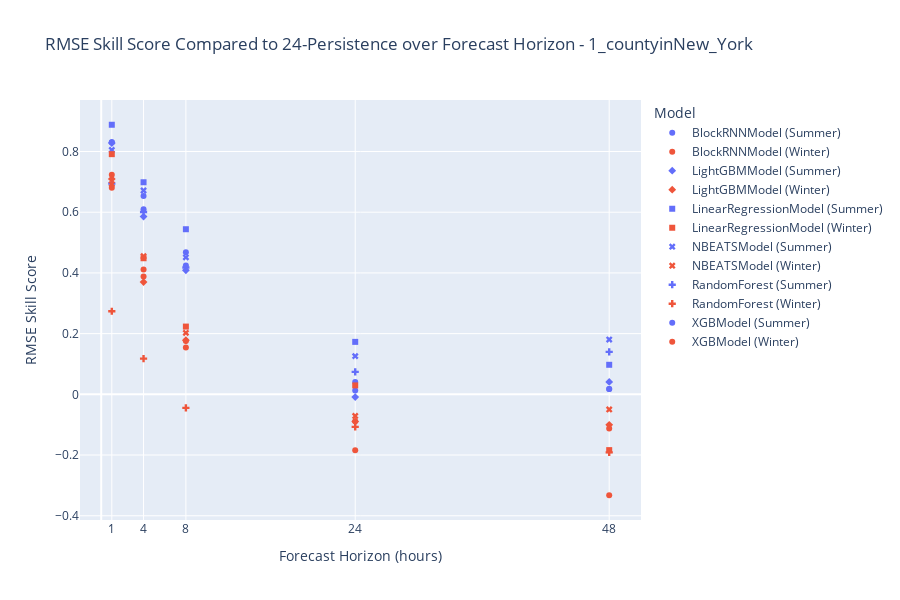
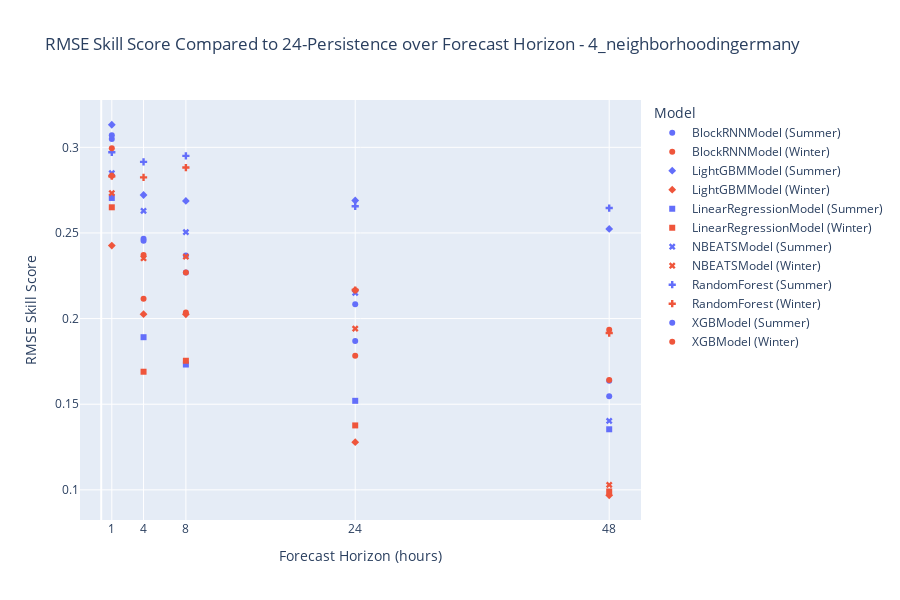
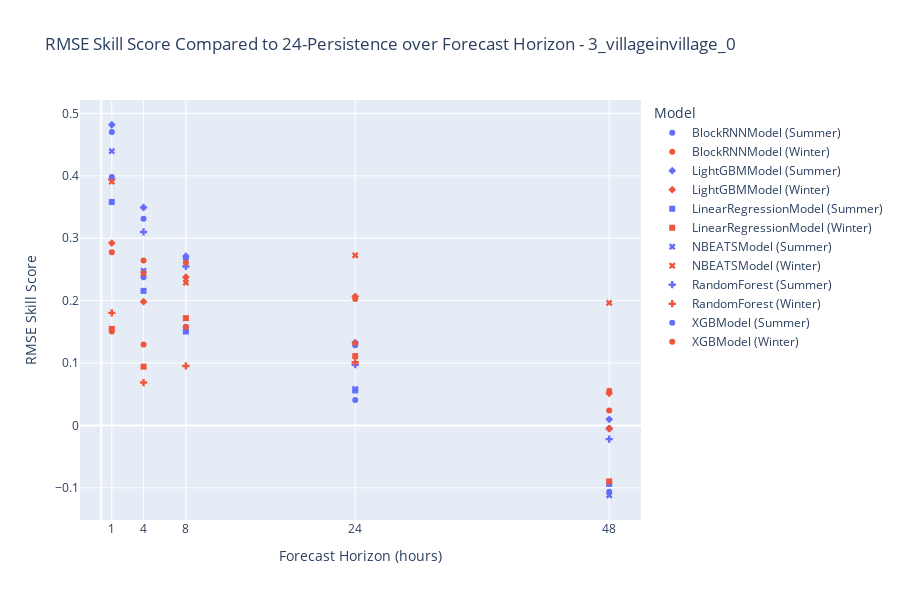
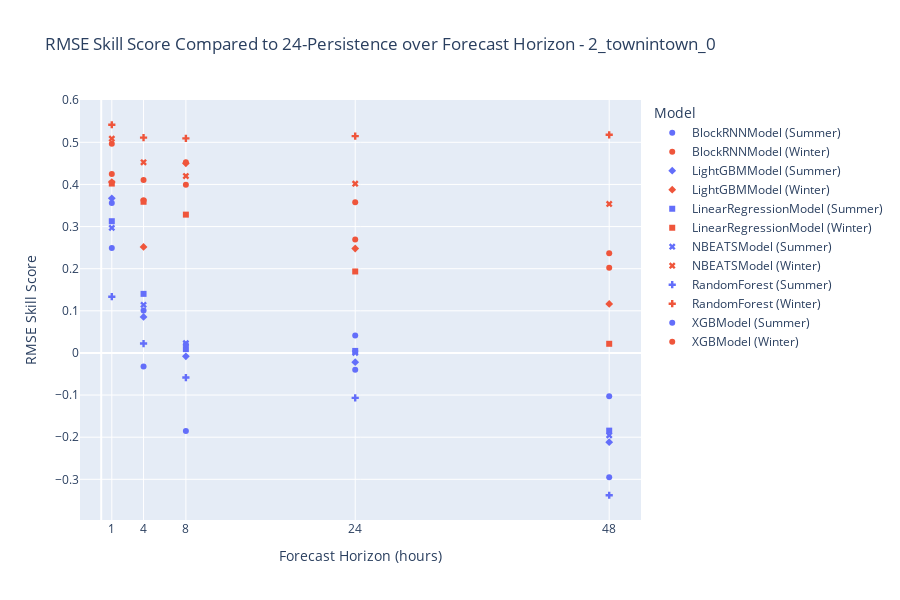

The notebook cell saved with these charts, in order:
### Markdown cell above
## Results Exploration (Interactive Plots)

[![](https://raw.githubusercontent.com/wandb/assets/main/wandb-github-badge-gradient.svg)](https://wandb.ai/wattcast/WattCast)

### Code cell
for name, df in dfs_sorted.items():

    # Define colors and shapes based on the season and model
    season2color = {'Summer': 'orange', 'Winter': 'blue'}
    color2season = {v: k for k, v in season2color.items()}
    model2shape = {
        'RandomForest': 'circle',
        'LightGBMModel': 'square',
        'XGBModel': 'diamond',
        'BlockRNNModel': 'cross',
        'NBEATSModel': 'triangle-up',
        'LinearRegressionModel': 'star'
    }
    shape2model = {v: k for k, v in model2shape.items()}




    # Map the colors and shapes to the DataFrame
    df['color'] = df['season'].map(season2color)
    df['shape'] = df['model'].map(model2shape)

    # Create the scatter plot
    fig = px.scatter(
        df,
        x='horizon_in_hours',
        y='rmse_skill_score',
        color='color',
        symbol='shape',
        #symbol_sequence= list(model2shape.values()),
        hover_data=['model'],
        title=f'RMSE Skill Score Compared to 24-Persistence over Forecast Horizon - {name}',
        labels={'rmse_skill_score': 'RMSE Skill Score', 'horizon_in_hours': 'Forecast Horizon (hours)'}

            
    )

    # set the x ticks and rename the legend
    fig.update_layout(
        xaxis=dict(
            tickmode='array',
            tickvals=[1, 4, 8, 24, 48],
        ),
        legend_title_text='Model',
    )

    for i in range(len(fig.data)):
        current_name = fig.data[i]['name']
        color, shape = current_name.split(', ')
        fig.data[i]['name'] = f'{shape2model[shape]} ({color2season[color]})'
        fig.data[i]['legendgroup'] = f'{shape2model[shape]}'

    # Update the figure size
    fig.update_layout(width=900, height=600)
    
    fig.show()

### Figure 1 — Plotly figure (JSON) as saved in the notebook; plotly's stock layout.template omitted (floating-point values rounded to 4 significant figures)
{"data": [{"customdata": [["BlockRNNModel"], ["BlockRNNModel"], ["BlockRNNModel"], ["BlockRNNModel"], ["BlockRNNModel"]], "hovertemplate": "color=orange<br>shape=cross<br>Forecast Horizon (hours)=%{x}<br>RMSE Skill Score=%{y}<br>model=%{customdata[0]}<extra></extra>", "legendgroup": "BlockRNNModel", "marker": {"color": "#636efa", "symbol": "circle"}, "mode": "markers", "name": "BlockRNNModel (Summer)", "orientation": "v", "showlegend": true, "type": "scatter", "x": [1, 4, 8, 24, 48], "xaxis": "x", "y": [0.8301, 0.6538, 0.4677, 0.04045, 0.01783], "yaxis": "y"}, {"customdata": [["LightGBMModel"], ["LightGBMModel"], ["LightGBMModel"], ["LightGBMModel"], ["LightGBMModel"]], "hovertemplate": "color=orange<br>shape=square<br>Forecast Horizon (hours)=%{x}<br>RMSE Skill Score=%{y}<br>model=%{customdata[0]}<extra></extra>", "legendgroup": "LightGBMModel", "marker": {"color": "#636efa", "symbol": "diamond"}, "mode": "markers", "name": "LightGBMModel (Summer)", "orientation": "v", "showlegend": true, "type": "scatter", "x": [1, 4, 8, 24, 48], "xaxis": "x", "y": [0.8277, 0.5855, 0.4084, -0.008872, 0.04096], "yaxis": "y"}, {"customdata": [["LinearRegressionModel"], ["LinearRegressionModel"], ["LinearRegressionModel"], ["LinearRegressionModel"], ["LinearRegressionModel"]], "hovertemplate": "color=orange<br>shape=star<br>Forecast Horizon (hours)=%{x}<br>RMSE Skill Score=%{y}<br>model=%{customdata[0]}<extra></extra>", "legendgroup": "LinearRegressionModel", "marker": {"color": "#636efa", "symbol": "square"}, "mode": "markers", "name": "LinearRegressionModel (Summer)", "orientation": "v", "showlegend": true, "type": "scatter", "x": [1, 4, 8, 24, 48], "xaxis": "x", "y": [0.8881, 0.6987, 0.5439, 0.1728, 0.09734], "yaxis": "y"}, {"customdata": [["NBEATSModel"], ["NBEATSModel"], ["NBEATSModel"], ["NBEATSModel"], ["NBEATSModel"]], "hovertemplate": "color=orange<br>shape=triangle-up<br>Forecast Horizon (hours)=%{x}<br>RMSE Skill Score=%{y}<br>model=%{customdata[0]}<extra></extra>", "legendgroup": "NBEATSModel", "marker": {"color": "#636efa", "symbol": "x"}, "mode": "markers", "name": "NBEATSModel (Summer)", "orientation": "v", "showlegend": true, "type": "scatter", "x": [1, 4, 8, 24, 48], "xaxis": "x", "y": [0.805, 0.6714, 0.4512, 0.1257, 0.1806], "yaxis": "y"}, {"customdata": [["RandomForest"], ["RandomForest"], ["RandomForest"], ["RandomForest"], ["RandomForest"]], "hovertemplate": "color=orange<br>shape=circle<br>Forecast Horizon (hours)=%{x}<br>RMSE Skill Score=%{y}<br>model=%{customdata[0]}<extra></extra>", "legendgroup": "RandomForest", "marker": {"color": "#636efa", "symbol": "cross"}, "mode": "markers", "name": "RandomForest (Summer)", "orientation": "v", "showlegend": true, "type": "scatter", "x": [1, 4, 8, 24, 48], "xaxis": "x", "y": [0.6944, 0.6007, 0.4179, 0.074, 0.14], "yaxis": "y"}, {"customdata": [["XGBModel"], ["XGBModel"], ["XGBModel"], ["XGBModel"], ["XGBModel"]], "hovertemplate": "color=orange<br>shape=diamond<br>Forecast Horizon (hours)=%{x}<br>RMSE Skill Score=%{y}<br>model=%{customdata[0]}<extra></extra>", "legendgroup": "XGBModel", "marker": {"color": "#636efa", "symbol": "circle"}, "mode": "markers", "name": "XGBModel (Summer)", "orientation": "v", "showlegend": true, "type": "scatter", "x": [1, 4, 8, 24, 48], "xaxis": "x", "y": [0.8308, 0.6097, 0.4247, 0.01257, 0.01746], "yaxis": "y"}, {"customdata": [["BlockRNNModel"], ["BlockRNNModel"], ["BlockRNNModel"], ["BlockRNNModel"], ["BlockRNNModel"]], "hovertemplate": "color=blue<br>shape=cross<br>Forecast Horizon (hours)=%{x}<br>RMSE Skill Score=%{y}<br>model=%{customdata[0]}<extra></extra>", "legendgroup": "BlockRNNModel", "marker": {"color": "#EF553B", "symbol": "circle"}, "mode": "markers", "name": "BlockRNNModel (Winter)", "orientation": "v", "showlegend": true, "type": "scatter", "x": [1, 4, 8, 24, 48], "xaxis": "x", "y": [0.6807, 0.4112, 0.1541, -0.1844, -0.3325], "yaxis": "y"}, {"customdata": [["LightGBMModel"], ["LightGBMModel"], ["LightGBMModel"], ["LightGBMModel"], ["LightGBMModel"]], "hovertemplate": "color=blue<br>shape=square<br>Forecast Horizon (hours)=%{x}<br>RMSE Skill Score=%{y}<br>model=%{customdata[0]}<extra></extra>", "legendgroup": "LightGBMModel", "marker": {"color": "#EF553B", "symbol": "diamond"}, "mode": "markers", "name": "LightGBMModel (Winter)", "orientation": "v", "showlegend": true, "type": "scatter", "x": [1, 4, 8, 24, 48], "xaxis": "x", "y": [0.7096, 0.37, 0.1782, -0.08989, -0.1005], "yaxis": "y"}, {"customdata": [["LinearRegressionModel"], ["LinearRegressionModel"], ["LinearRegressionModel"], ["LinearRegressionModel"], ["LinearRegressionModel"]], "hovertemplate": "color=blue<br>shape=star<br>Forecast Horizon (hours)=%{x}<br>RMSE Skill Score=%{y}<br>model=%{customdata[0]}<extra></extra>", "legendgroup": "LinearRegressionModel", "marker": {"color": "#EF553B", "symbol": "square"}, "mode": "markers", "name": "LinearRegressionModel (Winter)", "orientation": "v", "showlegend": true, "type": "scatter", "x": [1, 4, 8, 24, 48], "xaxis": "x", "y": [0.7913, 0.4483, 0.2232, 0.02939, -0.1838], "yaxis": "y"}, {"customdata": [["NBEATSModel"], ["NBEATSModel"], ["NBEATSModel"], ["NBEATSModel"], ["NBEATSModel"]], "hovertemplate": "color=blue<br>shape=triangle-up<br>Forecast Horizon (hours)=%{x}<br>RMSE Skill Score=%{y}<br>model=%{customdata[0]}<extra></extra>", "legendgroup": "NBEATSModel", "marker": {"color": "#EF553B", "symbol": "x"}, "mode": "markers", "name": "NBEATSModel (Winter)", "orientation": "v", "showlegend": true, "type": "scatter", "x": [1, 4, 8, 24, 48], "xaxis": "x", "y": [0.6927, 0.4548, 0.2026, -0.07125, -0.04973], "yaxis": "y"}, {"customdata": [["RandomForest"], ["RandomForest"], ["RandomForest"], ["RandomForest"], ["RandomForest"]], "hovertemplate": "color=blue<br>shape=circle<br>Forecast Horizon (hours)=%{x}<br>RMSE Skill Score=%{y}<br>model=%{customdata[0]}<extra></extra>", "legendgroup": "RandomForest", "marker": {"color": "#EF553B", "symbol": "cross"}, "mode": "markers", "name": "RandomForest (Winter)", "orientation": "v", "showlegend": true, "type": "scatter", "x": [1, 4, 8, 24, 48], "xaxis": "x", "y": [0.2737, 0.1178, -0.04449, -0.1073, -0.1911], "yaxis": "y"}, {"customdata": [["XGBModel"], ["XGBModel"], ["XGBModel"], ["XGBModel"], ["XGBModel"]], "hovertemplate": "color=blue<br>shape=diamond<br>Forecast Horizon (hours)=%{x}<br>RMSE Skill Score=%{y}<br>model=%{customdata[0]}<extra></extra>", "legendgroup": "XGBModel", "marker": {"color": "#EF553B", "symbol": "circle"}, "mode": "markers", "name": "XGBModel (Winter)", "orientation": "v", "showlegend": true, "type": "scatter", "x": [1, 4, 8, 24, 48], "xaxis": "x", "y": [0.7236, 0.3881, 0.1754, -0.08842, -0.1127], "yaxis": "y"}], "layout": {"height": 600, "legend": {"title": {"text": "Model"}, "tracegroupgap": 0}, "title": {"text": "RMSE Skill Score Compared to 24-Persistence over Forecast Horizon - 1_countyinNew_York"}, "width": 900, "xaxis": {"anchor": "y", "domain": [0, 1], "tickmode": "array", "tickvals": [1, 4, 8, 24, 48], "title": {"text": "Forecast Horizon (hours)"}}, "yaxis": {"anchor": "x", "domain": [0, 1], "title": {"text": "RMSE Skill Score"}}}}

### Figure 2 — Plotly figure (JSON) as saved in the notebook; plotly's stock layout.template omitted (floating-point values rounded to 4 significant figures)
{"data": [{"customdata": [["BlockRNNModel"], ["BlockRNNModel"], ["BlockRNNModel"], ["BlockRNNModel"], ["BlockRNNModel"]], "hovertemplate": "color=orange<br>shape=cross<br>Forecast Horizon (hours)=%{x}<br>RMSE Skill Score=%{y}<br>model=%{customdata[0]}<extra></extra>", "legendgroup": "BlockRNNModel", "marker": {"color": "#636efa", "symbol": "circle"}, "mode": "markers", "name": "BlockRNNModel (Summer)", "orientation": "v", "showlegend": true, "type": "scatter", "x": [1, 4, 8, 24, 48], "xaxis": "x", "y": [0.3049, 0.2454, 0.2369, 0.2084, 0.1547], "yaxis": "y"}, {"customdata": [["LightGBMModel"], ["LightGBMModel"], ["LightGBMModel"], ["LightGBMModel"], ["LightGBMModel"]], "hovertemplate": "color=orange<br>shape=square<br>Forecast Horizon (hours)=%{x}<br>RMSE Skill Score=%{y}<br>model=%{customdata[0]}<extra></extra>", "legendgroup": "LightGBMModel", "marker": {"color": "#636efa", "symbol": "diamond"}, "mode": "markers", "name": "LightGBMModel (Summer)", "orientation": "v", "showlegend": true, "type": "scatter", "x": [1, 4, 8, 24, 48], "xaxis": "x", "y": [0.3132, 0.2722, 0.2687, 0.2689, 0.2524], "yaxis": "y"}, {"customdata": [["LinearRegressionModel"], ["LinearRegressionModel"], ["LinearRegressionModel"], ["LinearRegressionModel"], ["LinearRegressionModel"]], "hovertemplate": "color=orange<br>shape=star<br>Forecast Horizon (hours)=%{x}<br>RMSE Skill Score=%{y}<br>model=%{customdata[0]}<extra></extra>", "legendgroup": "LinearRegressionModel", "marker": {"color": "#636efa", "symbol": "square"}, "mode": "markers", "name": "LinearRegressionModel (Summer)", "orientation": "v", "showlegend": true, "type": "scatter", "x": [1, 4, 8, 24, 48], "xaxis": "x", "y": [0.2704, 0.1891, 0.1732, 0.152, 0.1354], "yaxis": "y"}, {"customdata": [["NBEATSModel"], ["NBEATSModel"], ["NBEATSModel"], ["NBEATSModel"], ["NBEATSModel"]], "hovertemplate": "color=orange<br>shape=triangle-up<br>Forecast Horizon (hours)=%{x}<br>RMSE Skill Score=%{y}<br>model=%{customdata[0]}<extra></extra>", "legendgroup": "NBEATSModel", "marker": {"color": "#636efa", "symbol": "x"}, "mode": "markers", "name": "NBEATSModel (Summer)", "orientation": "v", "showlegend": true, "type": "scatter", "x": [1, 4, 8, 24, 48], "xaxis": "x", "y": [0.2849, 0.2629, 0.2505, 0.215, 0.1403], "yaxis": "y"}, {"customdata": [["RandomForest"], ["RandomForest"], ["RandomForest"], ["RandomForest"], ["RandomForest"]], "hovertemplate": "color=orange<br>shape=circle<br>Forecast Horizon (hours)=%{x}<br>RMSE Skill Score=%{y}<br>model=%{customdata[0]}<extra></extra>", "legendgroup": "RandomForest", "marker": {"color": "#636efa", "symbol": "cross"}, "mode": "markers", "name": "RandomForest (Summer)", "orientation": "v", "showlegend": true, "type": "scatter", "x": [1, 4, 8, 24, 48], "xaxis": "x", "y": [0.2971, 0.2915, 0.295, 0.2656, 0.2645], "yaxis": "y"}, {"customdata": [["XGBModel"], ["XGBModel"], ["XGBModel"], ["XGBModel"], ["XGBModel"]], "hovertemplate": "color=orange<br>shape=diamond<br>Forecast Horizon (hours)=%{x}<br>RMSE Skill Score=%{y}<br>model=%{customdata[0]}<extra></extra>", "legendgroup": "XGBModel", "marker": {"color": "#636efa", "symbol": "circle"}, "mode": "markers", "name": "XGBModel (Summer)", "orientation": "v", "showlegend": true, "type": "scatter", "x": [1, 4, 8, 24, 48], "xaxis": "x", "y": [0.307, 0.2466, 0.2269, 0.1869, 0.1637], "yaxis": "y"}, {"customdata": [["BlockRNNModel"], ["BlockRNNModel"], ["BlockRNNModel"], ["BlockRNNModel"], ["BlockRNNModel"]], "hovertemplate": "color=blue<br>shape=cross<br>Forecast Horizon (hours)=%{x}<br>RMSE Skill Score=%{y}<br>model=%{customdata[0]}<extra></extra>", "legendgroup": "BlockRNNModel", "marker": {"color": "#EF553B", "symbol": "circle"}, "mode": "markers", "name": "BlockRNNModel (Winter)", "orientation": "v", "showlegend": true, "type": "scatter", "x": [1, 4, 8, 24, 48], "xaxis": "x", "y": [0.2833, 0.2116, 0.2036, 0.2165, 0.1935], "yaxis": "y"}, {"customdata": [["LightGBMModel"], ["LightGBMModel"], ["LightGBMModel"], ["LightGBMModel"], ["LightGBMModel"]], "hovertemplate": "color=blue<br>shape=square<br>Forecast Horizon (hours)=%{x}<br>RMSE Skill Score=%{y}<br>model=%{customdata[0]}<extra></extra>", "legendgroup": "LightGBMModel", "marker": {"color": "#EF553B", "symbol": "diamond"}, "mode": "markers", "name": "LightGBMModel (Winter)", "orientation": "v", "showlegend": true, "type": "scatter", "x": [1, 4, 8, 24, 48], "xaxis": "x", "y": [0.2426, 0.2026, 0.2025, 0.1279, 0.09685], "yaxis": "y"}, {"customdata": [["LinearRegressionModel"], ["LinearRegressionModel"], ["LinearRegressionModel"], ["LinearRegressionModel"], ["LinearRegressionModel"]], "hovertemplate": "color=blue<br>shape=star<br>Forecast Horizon (hours)=%{x}<br>RMSE Skill Score=%{y}<br>model=%{customdata[0]}<extra></extra>", "legendgroup": "LinearRegressionModel", "marker": {"color": "#EF553B", "symbol": "square"}, "mode": "markers", "name": "LinearRegressionModel (Winter)", "orientation": "v", "showlegend": true, "type": "scatter", "x": [1, 4, 8, 24, 48], "xaxis": "x", "y": [0.265, 0.169, 0.1754, 0.1376, 0.09907], "yaxis": "y"}, {"customdata": [["NBEATSModel"], ["NBEATSModel"], ["NBEATSModel"], ["NBEATSModel"], ["NBEATSModel"]], "hovertemplate": "color=blue<br>shape=triangle-up<br>Forecast Horizon (hours)=%{x}<br>RMSE Skill Score=%{y}<br>model=%{customdata[0]}<extra></extra>", "legendgroup": "NBEATSModel", "marker": {"color": "#EF553B", "symbol": "x"}, "mode": "markers", "name": "NBEATSModel (Winter)", "orientation": "v", "showlegend": true, "type": "scatter", "x": [1, 4, 8, 24, 48], "xaxis": "x", "y": [0.2733, 0.2353, 0.2362, 0.1941, 0.1029], "yaxis": "y"}, {"customdata": [["RandomForest"], ["RandomForest"], ["RandomForest"], ["RandomForest"], ["RandomForest"]], "hovertemplate": "color=blue<br>shape=circle<br>Forecast Horizon (hours)=%{x}<br>RMSE Skill Score=%{y}<br>model=%{customdata[0]}<extra></extra>", "legendgroup": "RandomForest", "marker": {"color": "#EF553B", "symbol": "cross"}, "mode": "markers", "name": "RandomForest (Winter)", "orientation": "v", "showlegend": true, "type": "scatter", "x": [1, 4, 8, 24, 48], "xaxis": "x", "y": [0.2831, 0.2824, 0.2882, 0.2167, 0.1915], "yaxis": "y"}, {"customdata": [["XGBModel"], ["XGBModel"], ["XGBModel"], ["XGBModel"], ["XGBModel"]], "hovertemplate": "color=blue<br>shape=diamond<br>Forecast Horizon (hours)=%{x}<br>RMSE Skill Score=%{y}<br>model=%{customdata[0]}<extra></extra>", "legendgroup": "XGBModel", "marker": {"color": "#EF553B", "symbol": "circle"}, "mode": "markers", "name": "XGBModel (Winter)", "orientation": "v", "showlegend": true, "type": "scatter", "x": [1, 4, 8, 24, 48], "xaxis": "x", "y": [0.2995, 0.2371, 0.227, 0.1782, 0.1642], "yaxis": "y"}], "layout": {"height": 600, "legend": {"title": {"text": "Model"}, "tracegroupgap": 0}, "title": {"text": "RMSE Skill Score Compared to 24-Persistence over Forecast Horizon - 4_neighborhoodingermany"}, "width": 900, "xaxis": {"anchor": "y", "domain": [0, 1], "tickmode": "array", "tickvals": [1, 4, 8, 24, 48], "title": {"text": "Forecast Horizon (hours)"}}, "yaxis": {"anchor": "x", "domain": [0, 1], "title": {"text": "RMSE Skill Score"}}}}

### Figure 3 — Plotly figure (JSON) as saved in the notebook; plotly's stock layout.template omitted (floating-point values rounded to 4 significant figures)
{"data": [{"customdata": [["BlockRNNModel"], ["BlockRNNModel"], ["BlockRNNModel"], ["BlockRNNModel"], ["BlockRNNModel"]], "hovertemplate": "color=orange<br>shape=cross<br>Forecast Horizon (hours)=%{x}<br>RMSE Skill Score=%{y}<br>model=%{customdata[0]}<extra></extra>", "legendgroup": "BlockRNNModel", "marker": {"color": "#636efa", "symbol": "circle"}, "mode": "markers", "name": "BlockRNNModel (Summer)", "orientation": "v", "showlegend": true, "type": "scatter", "x": [1, 4, 8, 24, 48], "xaxis": "x", "y": [0.3982, 0.2372, 0.158, 0.0408, -0.1063], "yaxis": "y"}, {"customdata": [["LightGBMModel"], ["LightGBMModel"], ["LightGBMModel"], ["LightGBMModel"], ["LightGBMModel"]], "hovertemplate": "color=orange<br>shape=square<br>Forecast Horizon (hours)=%{x}<br>RMSE Skill Score=%{y}<br>model=%{customdata[0]}<extra></extra>", "legendgroup": "LightGBMModel", "marker": {"color": "#636efa", "symbol": "diamond"}, "mode": "markers", "name": "LightGBMModel (Summer)", "orientation": "v", "showlegend": true, "type": "scatter", "x": [1, 4, 8, 24, 48], "xaxis": "x", "y": [0.4818, 0.3492, 0.2711, 0.1328, 0.009667], "yaxis": "y"}, {"customdata": [["LinearRegressionModel"], ["LinearRegressionModel"], ["LinearRegressionModel"], ["LinearRegressionModel"], ["LinearRegressionModel"]], "hovertemplate": "color=orange<br>shape=star<br>Forecast Horizon (hours)=%{x}<br>RMSE Skill Score=%{y}<br>model=%{customdata[0]}<extra></extra>", "legendgroup": "LinearRegressionModel", "marker": {"color": "#636efa", "symbol": "square"}, "mode": "markers", "name": "LinearRegressionModel (Summer)", "orientation": "v", "showlegend": true, "type": "scatter", "x": [1, 4, 8, 24, 48], "xaxis": "x", "y": [0.358, 0.2156, 0.1504, 0.05599, -0.09376], "yaxis": "y"}, {"customdata": [["NBEATSModel"], ["NBEATSModel"], ["NBEATSModel"], ["NBEATSModel"], ["NBEATSModel"]], "hovertemplate": "color=orange<br>shape=triangle-up<br>Forecast Horizon (hours)=%{x}<br>RMSE Skill Score=%{y}<br>model=%{customdata[0]}<extra></extra>", "legendgroup": "NBEATSModel", "marker": {"color": "#636efa", "symbol": "x"}, "mode": "markers", "name": "NBEATSModel (Summer)", "orientation": "v", "showlegend": true, "type": "scatter", "x": [1, 4, 8, 24, 48], "xaxis": "x", "y": [0.4395, 0.2477, 0.1544, 0.05861, -0.1119], "yaxis": "y"}, {"customdata": [["RandomForest"], ["RandomForest"], ["RandomForest"], ["RandomForest"], ["RandomForest"]], "hovertemplate": "color=orange<br>shape=circle<br>Forecast Horizon (hours)=%{x}<br>RMSE Skill Score=%{y}<br>model=%{customdata[0]}<extra></extra>", "legendgroup": "RandomForest", "marker": {"color": "#636efa", "symbol": "cross"}, "mode": "markers", "name": "RandomForest (Summer)", "orientation": "v", "showlegend": true, "type": "scatter", "x": [1, 4, 8, 24, 48], "xaxis": "x", "y": [0.3942, 0.31, 0.2547, 0.0972, -0.02197], "yaxis": "y"}, {"customdata": [["XGBModel"], ["XGBModel"], ["XGBModel"], ["XGBModel"], ["XGBModel"]], "hovertemplate": "color=orange<br>shape=diamond<br>Forecast Horizon (hours)=%{x}<br>RMSE Skill Score=%{y}<br>model=%{customdata[0]}<extra></extra>", "legendgroup": "XGBModel", "marker": {"color": "#636efa", "symbol": "circle"}, "mode": "markers", "name": "XGBModel (Summer)", "orientation": "v", "showlegend": true, "type": "scatter", "x": [1, 4, 8, 24, 48], "xaxis": "x", "y": [0.4702, 0.3311, 0.2665, 0.1286, -0.004899], "yaxis": "y"}, {"customdata": [["BlockRNNModel"], ["BlockRNNModel"], ["BlockRNNModel"], ["BlockRNNModel"], ["BlockRNNModel"]], "hovertemplate": "color=blue<br>shape=cross<br>Forecast Horizon (hours)=%{x}<br>RMSE Skill Score=%{y}<br>model=%{customdata[0]}<extra></extra>", "legendgroup": "BlockRNNModel", "marker": {"color": "#EF553B", "symbol": "circle"}, "mode": "markers", "name": "BlockRNNModel (Winter)", "orientation": "v", "showlegend": true, "type": "scatter", "x": [1, 4, 8, 24, 48], "xaxis": "x", "y": [0.1504, 0.1297, 0.1576, 0.1321, 0.02404], "yaxis": "y"}, {"customdata": [["LightGBMModel"], ["LightGBMModel"], ["LightGBMModel"], ["LightGBMModel"], ["LightGBMModel"]], "hovertemplate": "color=blue<br>shape=square<br>Forecast Horizon (hours)=%{x}<br>RMSE Skill Score=%{y}<br>model=%{customdata[0]}<extra></extra>", "legendgroup": "LightGBMModel", "marker": {"color": "#EF553B", "symbol": "diamond"}, "mode": "markers", "name": "LightGBMModel (Winter)", "orientation": "v", "showlegend": true, "type": "scatter", "x": [1, 4, 8, 24, 48], "xaxis": "x", "y": [0.2921, 0.1983, 0.2374, 0.2065, 0.05146], "yaxis": "y"}, {"customdata": [["LinearRegressionModel"], ["LinearRegressionModel"], ["LinearRegressionModel"], ["LinearRegressionModel"], ["LinearRegressionModel"]], "hovertemplate": "color=blue<br>shape=star<br>Forecast Horizon (hours)=%{x}<br>RMSE Skill Score=%{y}<br>model=%{customdata[0]}<extra></extra>", "legendgroup": "LinearRegressionModel", "marker": {"color": "#EF553B", "symbol": "square"}, "mode": "markers", "name": "LinearRegressionModel (Winter)", "orientation": "v", "showlegend": true, "type": "scatter", "x": [1, 4, 8, 24, 48], "xaxis": "x", "y": [0.1546, 0.09414, 0.1719, 0.111, -0.08971], "yaxis": "y"}, {"customdata": [["NBEATSModel"], ["NBEATSModel"], ["NBEATSModel"], ["NBEATSModel"], ["NBEATSModel"]], "hovertemplate": "color=blue<br>shape=triangle-up<br>Forecast Horizon (hours)=%{x}<br>RMSE Skill Score=%{y}<br>model=%{customdata[0]}<extra></extra>", "legendgroup": "NBEATSModel", "marker": {"color": "#EF553B", "symbol": "x"}, "mode": "markers", "name": "NBEATSModel (Winter)", "orientation": "v", "showlegend": true, "type": "scatter", "x": [1, 4, 8, 24, 48], "xaxis": "x", "y": [0.3908, 0.2436, 0.2288, 0.2725, 0.1964], "yaxis": "y"}, {"customdata": [["RandomForest"], ["RandomForest"], ["RandomForest"], ["RandomForest"], ["RandomForest"]], "hovertemplate": "color=blue<br>shape=circle<br>Forecast Horizon (hours)=%{x}<br>RMSE Skill Score=%{y}<br>model=%{customdata[0]}<extra></extra>", "legendgroup": "RandomForest", "marker": {"color": "#EF553B", "symbol": "cross"}, "mode": "markers", "name": "RandomForest (Winter)", "orientation": "v", "showlegend": true, "type": "scatter", "x": [1, 4, 8, 24, 48], "xaxis": "x", "y": [0.1804, 0.0687, 0.09527, 0.1012, -0.005265], "yaxis": "y"}, {"customdata": [["XGBModel"], ["XGBModel"], ["XGBModel"], ["XGBModel"], ["XGBModel"]], "hovertemplate": "color=blue<br>shape=diamond<br>Forecast Horizon (hours)=%{x}<br>RMSE Skill Score=%{y}<br>model=%{customdata[0]}<extra></extra>", "legendgroup": "XGBModel", "marker": {"color": "#EF553B", "symbol": "circle"}, "mode": "markers", "name": "XGBModel (Winter)", "orientation": "v", "showlegend": true, "type": "scatter", "x": [1, 4, 8, 24, 48], "xaxis": "x", "y": [0.2776, 0.2641, 0.2608, 0.2026, 0.05545], "yaxis": "y"}], "layout": {"height": 600, "legend": {"title": {"text": "Model"}, "tracegroupgap": 0}, "title": {"text": "RMSE Skill Score Compared to 24-Persistence over Forecast Horizon - 3_villageinvillage_0"}, "width": 900, "xaxis": {"anchor": "y", "domain": [0, 1], "tickmode": "array", "tickvals": [1, 4, 8, 24, 48], "title": {"text": "Forecast Horizon (hours)"}}, "yaxis": {"anchor": "x", "domain": [0, 1], "title": {"text": "RMSE Skill Score"}}}}

### Figure 4 — Plotly figure (JSON) as saved in the notebook; plotly's stock layout.template omitted (floating-point values rounded to 4 significant figures)
{"data": [{"customdata": [["BlockRNNModel"], ["BlockRNNModel"], ["BlockRNNModel"], ["BlockRNNModel"], ["BlockRNNModel"]], "hovertemplate": "color=orange<br>shape=cross<br>Forecast Horizon (hours)=%{x}<br>RMSE Skill Score=%{y}<br>model=%{customdata[0]}<extra></extra>", "legendgroup": "BlockRNNModel", "marker": {"color": "#636efa", "symbol": "circle"}, "mode": "markers", "name": "BlockRNNModel (Summer)", "orientation": "v", "showlegend": true, "type": "scatter", "x": [1, 4, 8, 24, 48], "xaxis": "x", "y": [0.2493, -0.03234, -0.185, -0.04005, -0.2953], "yaxis": "y"}, {"customdata": [["LightGBMModel"], ["LightGBMModel"], ["LightGBMModel"], ["LightGBMModel"], ["LightGBMModel"]], "hovertemplate": "color=orange<br>shape=square<br>Forecast Horizon (hours)=%{x}<br>RMSE Skill Score=%{y}<br>model=%{customdata[0]}<extra></extra>", "legendgroup": "LightGBMModel", "marker": {"color": "#636efa", "symbol": "diamond"}, "mode": "markers", "name": "LightGBMModel (Summer)", "orientation": "v", "showlegend": true, "type": "scatter", "x": [1, 4, 8, 24, 48], "xaxis": "x", "y": [0.367, 0.08541, -0.00791, -0.02186, -0.2119], "yaxis": "y"}, {"customdata": [["LinearRegressionModel"], ["LinearRegressionModel"], ["LinearRegressionModel"], ["LinearRegressionModel"], ["LinearRegressionModel"]], "hovertemplate": "color=orange<br>shape=star<br>Forecast Horizon (hours)=%{x}<br>RMSE Skill Score=%{y}<br>model=%{customdata[0]}<extra></extra>", "legendgroup": "LinearRegressionModel", "marker": {"color": "#636efa", "symbol": "square"}, "mode": "markers", "name": "LinearRegressionModel (Summer)", "orientation": "v", "showlegend": true, "type": "scatter", "x": [1, 4, 8, 24, 48], "xaxis": "x", "y": [0.3127, 0.1403, 0.009081, 0.004803, -0.1844], "yaxis": "y"}, {"customdata": [["NBEATSModel"], ["NBEATSModel"], ["NBEATSModel"], ["NBEATSModel"], ["NBEATSModel"]], "hovertemplate": "color=orange<br>shape=triangle-up<br>Forecast Horizon (hours)=%{x}<br>RMSE Skill Score=%{y}<br>model=%{customdata[0]}<extra></extra>", "legendgroup": "NBEATSModel", "marker": {"color": "#636efa", "symbol": "x"}, "mode": "markers", "name": "NBEATSModel (Summer)", "orientation": "v", "showlegend": true, "type": "scatter", "x": [1, 4, 8, 24, 48], "xaxis": "x", "y": [0.2968, 0.1142, 0.02315, 0.0003646, -0.1955], "yaxis": "y"}, {"customdata": [["RandomForest"], ["RandomForest"], ["RandomForest"], ["RandomForest"], ["RandomForest"]], "hovertemplate": "color=orange<br>shape=circle<br>Forecast Horizon (hours)=%{x}<br>RMSE Skill Score=%{y}<br>model=%{customdata[0]}<extra></extra>", "legendgroup": "RandomForest", "marker": {"color": "#636efa", "symbol": "cross"}, "mode": "markers", "name": "RandomForest (Summer)", "orientation": "v", "showlegend": true, "type": "scatter", "x": [1, 4, 8, 24, 48], "xaxis": "x", "y": [0.1336, 0.02225, -0.0584, -0.1067, -0.3378], "yaxis": "y"}, {"customdata": [["XGBModel"], ["XGBModel"], ["XGBModel"], ["XGBModel"], ["XGBModel"]], "hovertemplate": "color=orange<br>shape=diamond<br>Forecast Horizon (hours)=%{x}<br>RMSE Skill Score=%{y}<br>model=%{customdata[0]}<extra></extra>", "legendgroup": "XGBModel", "marker": {"color": "#636efa", "symbol": "circle"}, "mode": "markers", "name": "XGBModel (Summer)", "orientation": "v", "showlegend": true, "type": "scatter", "x": [1, 4, 8, 24, 48], "xaxis": "x", "y": [0.3561, 0.101, 0.01978, 0.04151, -0.1031], "yaxis": "y"}, {"customdata": [["BlockRNNModel"], ["BlockRNNModel"], ["BlockRNNModel"], ["BlockRNNModel"], ["BlockRNNModel"]], "hovertemplate": "color=blue<br>shape=cross<br>Forecast Horizon (hours)=%{x}<br>RMSE Skill Score=%{y}<br>model=%{customdata[0]}<extra></extra>", "legendgroup": "BlockRNNModel", "marker": {"color": "#EF553B", "symbol": "circle"}, "mode": "markers", "name": "BlockRNNModel (Winter)", "orientation": "v", "showlegend": true, "type": "scatter", "x": [1, 4, 8, 24, 48], "xaxis": "x", "y": [0.4246, 0.4107, 0.399, 0.2692, 0.2369], "yaxis": "y"}, {"customdata": [["LightGBMModel"], ["LightGBMModel"], ["LightGBMModel"], ["LightGBMModel"], ["LightGBMModel"]], "hovertemplate": "color=blue<br>shape=square<br>Forecast Horizon (hours)=%{x}<br>RMSE Skill Score=%{y}<br>model=%{customdata[0]}<extra></extra>", "legendgroup": "LightGBMModel", "marker": {"color": "#EF553B", "symbol": "diamond"}, "mode": "markers", "name": "LightGBMModel (Winter)", "orientation": "v", "showlegend": true, "type": "scatter", "x": [1, 4, 8, 24, 48], "xaxis": "x", "y": [0.4057, 0.2518, 0.4502, 0.2479, 0.1164], "yaxis": "y"}, {"customdata": [["LinearRegressionModel"], ["LinearRegressionModel"], ["LinearRegressionModel"], ["LinearRegressionModel"], ["LinearRegressionModel"]], "hovertemplate": "color=blue<br>shape=star<br>Forecast Horizon (hours)=%{x}<br>RMSE Skill Score=%{y}<br>model=%{customdata[0]}<extra></extra>", "legendgroup": "LinearRegressionModel", "marker": {"color": "#EF553B", "symbol": "square"}, "mode": "markers", "name": "LinearRegressionModel (Winter)", "orientation": "v", "showlegend": true, "type": "scatter", "x": [1, 4, 8, 24, 48], "xaxis": "x", "y": [0.4021, 0.3589, 0.3284, 0.1934, 0.02174], "yaxis": "y"}, {"customdata": [["NBEATSModel"], ["NBEATSModel"], ["NBEATSModel"], ["NBEATSModel"], ["NBEATSModel"]], "hovertemplate": "color=blue<br>shape=triangle-up<br>Forecast Horizon (hours)=%{x}<br>RMSE Skill Score=%{y}<br>model=%{customdata[0]}<extra></extra>", "legendgroup": "NBEATSModel", "marker": {"color": "#EF553B", "symbol": "x"}, "mode": "markers", "name": "NBEATSModel (Winter)", "orientation": "v", "showlegend": true, "type": "scatter", "x": [1, 4, 8, 24, 48], "xaxis": "x", "y": [0.5087, 0.4526, 0.42, 0.4018, 0.3538], "yaxis": "y"}, {"customdata": [["RandomForest"], ["RandomForest"], ["RandomForest"], ["RandomForest"], ["RandomForest"]], "hovertemplate": "color=blue<br>shape=circle<br>Forecast Horizon (hours)=%{x}<br>RMSE Skill Score=%{y}<br>model=%{customdata[0]}<extra></extra>", "legendgroup": "RandomForest", "marker": {"color": "#EF553B", "symbol": "cross"}, "mode": "markers", "name": "RandomForest (Winter)", "orientation": "v", "showlegend": true, "type": "scatter", "x": [1, 4, 8, 24, 48], "xaxis": "x", "y": [0.5417, 0.5112, 0.5093, 0.5147, 0.5179], "yaxis": "y"}, {"customdata": [["XGBModel"], ["XGBModel"], ["XGBModel"], ["XGBModel"], ["XGBModel"]], "hovertemplate": "color=blue<br>shape=diamond<br>Forecast Horizon (hours)=%{x}<br>RMSE Skill Score=%{y}<br>model=%{customdata[0]}<extra></extra>", "legendgroup": "XGBModel", "marker": {"color": "#EF553B", "symbol": "circle"}, "mode": "markers", "name": "XGBModel (Winter)", "orientation": "v", "showlegend": true, "type": "scatter", "x": [1, 4, 8, 24, 48], "xaxis": "x", "y": [0.4966, 0.3626, 0.4526, 0.3579, 0.202], "yaxis": "y"}], "layout": {"height": 600, "legend": {"title": {"text": "Model"}, "tracegroupgap": 0}, "title": {"text": "RMSE Skill Score Compared to 24-Persistence over Forecast Horizon - 2_townintown_0"}, "width": 900, "xaxis": {"anchor": "y", "domain": [0, 1], "tickmode": "array", "tickvals": [1, 4, 8, 24, 48], "title": {"text": "Forecast Horizon (hours)"}}, "yaxis": {"anchor": "x", "domain": [0, 1], "title": {"text": "RMSE Skill Score"}}}}
